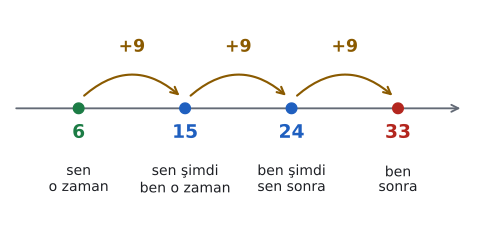

Reproduce this figure in Python.
import sys; sys.path.insert(0, "tools")
from cizim import *

# "Ben senin yaşındayken sen 6 yaşındaydın; sen benim yaşıma geldiğinde ben 33 olacağım."
# Yaş farkı d: 6, 6 + d, 6 + 2d, 6 + 3d = 33  =>  d = 9. Sen 15, ben 24.
fig, ax = sekil(6.2, 2.9)
ax.set_xlim(0, 39); ax.set_ylim(-2.6, 2.3); ax.axis("off")
ax.annotate("", xy=(38.5, 0), xytext=(0.5, 0), arrowprops=dict(arrowstyle="->", color=SOLUK, lw=1.4))
noktalar = [(6, "sen", "o zaman", YESIL), (15, "sen şimdi", "ben o zaman", MAVI),
            (24, "ben şimdi", "sen sonra", MAVI), (33, "ben", "sonra", KIRMIZI)]
for x, ust1, ust2, renk in noktalar:
    ax.plot(x, 0, "o", color=renk, markersize=8, zorder=5)
    ax.text(x, -0.35, str(x), ha="center", va="top", fontsize=14, fontweight="bold", color=renk)
    ax.text(x, -1.25, f"{ust1}\n{ust2}", ha="center", va="top", fontsize=10.5, color=YAZI, linespacing=1.15)
for a in (6, 15, 24):
    ax.annotate("", xy=(a + 8.7, 0.25), xytext=(a + 0.3, 0.25),
                arrowprops=dict(arrowstyle="->", color=SARI, lw=1.6, connectionstyle="arc3,rad=-0.45"))
    ax.text(a + 4.5, 1.2, "+9", ha="center", va="bottom", fontsize=13, color=SARI, fontweight="bold")
kaydet(fig, __file__)
